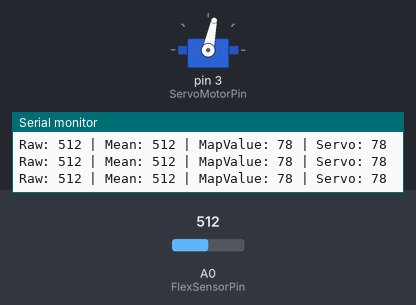
Recording of a sketch running on a simulated Arduino Uno, built with avr-gcc and run on an emulated ATmega328P. Parts: servo, the last lines printed to the serial monitor. The test bench sets the inputs (shaded band); at power-on: A0 (FlexSensorPin) = 512.

Above: at 1.2 s.
1.3 s: A0 (FlexSensorPin) set to 463
At 3.5 s:
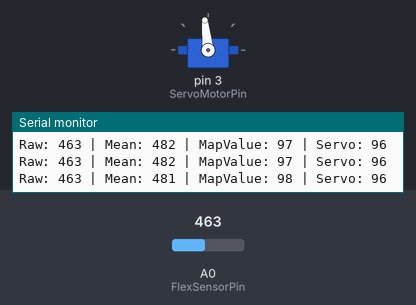
4.3 s: A0 (FlexSensorPin) set to 436
At 7.0 s:
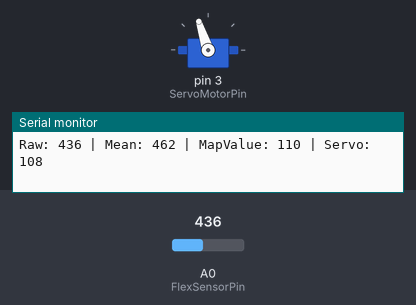
7.3 s: A0 (FlexSensorPin) set to 170
At 13.0 s:
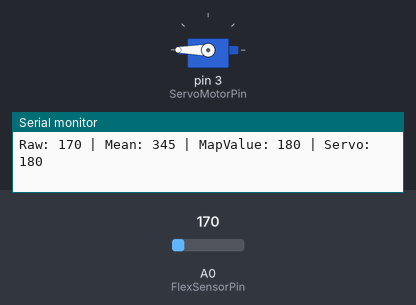
Timing chart, 0 to 14.5 s (numbered marks = the images above; inputs shaded):
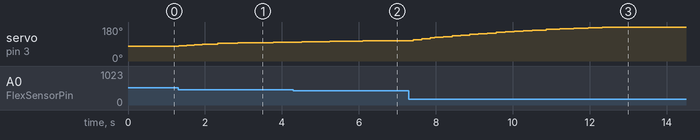

Measured:
- the behaviour switches between 449 and 448 on A0 (FlexSensorPin) (found by bisection; images 1 and 2)
- after the input at 1.3 s, servo on pin 3 (ServoMotorPin): moves from 78° to 99° over 2.5 s, starting at once
- after the input at 4.3 s, servo on pin 3 (ServoMotorPin): 99° → 102° after 0.21 s instead of 0.74 s

The sketch:

control_servo_jittering_solve.ino
```cpp
#include <Servo.h>
#include <ArduinoQueue.h>

ArduinoQueue<int> targetQueue(3);

Servo servo; //Servo 라이브러리 호출 별명 변경

int FlexSensorPin = A0; //flex sensor pin 변수 생성
int ServoMotorPin = 3 ; // servo motor pin 변수 생성

int lastServoAngle = 0;   // 마지막으로 실제 write한 각도 기억
int threshold = 3;        // 데드밴드 폭 (이 값보다 작은 변화는 무시)

void setup() {
  Serial.begin(9600);
  servo.attach(ServoMotorPin);
  servo.write(0); // 전원 연결(시작)시 모터 각도 0
  lastServoAngle = 0;
}

void loop() {
  long FlexSensorValue = analogRead(FlexSensorPin);
  long mean_value = 0;

  if (targetQueue.isFull()){
    targetQueue.dequeue();
  }
  targetQueue.enqueue(FlexSensorValue);

  for (int i=0; i < targetQueue.itemCount();i++){
    int item = targetQueue.dequeue();
    mean_value += item;
    targetQueue.enqueue(item);
  }
  mean_value = (mean_value/targetQueue.itemCount());

  long MapValue = map(mean_value, 350, 635, 180, 0);
  MapValue = constrain(MapValue, 0, 180);

  if (MapValue >= 0 && MapValue <= 180){
    if (abs(MapValue - lastServoAngle) >= threshold) {
      servo.write(MapValue);
      lastServoAngle = MapValue;
    }
  }
  else{
    Serial.println("이상치");
  }

  delay(100);
  Serial.print("Raw: ");
  Serial.print(FlexSensorValue);
  Serial.print(" | Mean: ");
  Serial.print(mean_value);
  Serial.print(" | MapValue: ");
  Serial.print(MapValue);
  Serial.print(" | Servo: ");
  Serial.println(lastServoAngle);
}
```
